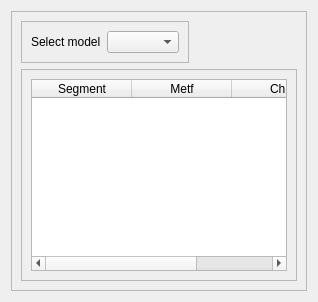
          <widget class="QWidget" name="tab_10">
           <attribute name="title">
            <string>Distribution coefficient of heat production rate</string>
           </attribute>
           <layout class="QGridLayout" name="gridLayout_9">
            <item row="0" column="0">
             <widget class="QFrame" name="frame_2">
              <property name="frameShape">
               <enum>QFrame::StyledPanel</enum>
              </property>
              <property name="frameShadow">
               <enum>QFrame::Raised</enum>
              </property>
              <layout class="QGridLayout" name="gridLayout_11">
               <item row="0" column="0">
                <layout class="QVBoxLayout" name="verticalLayout_8">
                 <item>
                  <widget class="QFrame" name="frame_13">
                   <property name="sizePolicy">
                    <sizepolicy hsizetype="Fixed" vsizetype="Preferred">
                     <horstretch>0</horstretch>
                     <verstretch>0</verstretch>
                    </sizepolicy>
                   </property>
                   <property name="frameShape">
                    <enum>QFrame::StyledPanel</enum>
                   </property>
                   <property name="frameShadow">
                    <enum>QFrame::Raised</enum>
                   </property>
                   <layout class="QHBoxLayout" name="horizontalLayout_13">
                    <item>
                     <widget class="QLabel" name="label_7">
                      <property name="sizePolicy">
                       <sizepolicy hsizetype="Fixed" vsizetype="Preferred">
                        <horstretch>0</horstretch>
                        <verstretch>0</verstretch>
                       </sizepolicy>
                      </property>
                      <property name="text">
                       <string>Select model</string>
                      </property>
                     </widget>
                    </item>
                    <item>
                     <widget class="QComboBox" name="comboBox_heat_production_rate">
                      <property name="sizePolicy">
                       <sizepolicy hsizetype="Preferred" vsizetype="Fixed">
                        <horstretch>0</horstretch>
                        <verstretch>0</verstretch>
                       </sizepolicy>
                      </property>
                      <item>
                       <property name="text">
                        <string/>
                       </property>
                      </item>
                      <item>
                       <property name="text">
                        <string>Custom</string>
                       </property>
                      </item>
                     </widget>
                    </item>
                   </layout>
                  </widget>
                 </item>
                 <item>
                  <widget class="QFrame" name="frame_14">
                   <property name="frameShape">
                    <enum>QFrame::StyledPanel</enum>
                   </property>
                   <property name="frameShadow">
                    <enum>QFrame::Raised</enum>
                   </property>
                   <layout class="QGridLayout" name="gridLayout_10">
                    <item row="0" column="0">
                     <widget class="QTableWidget" name="table_heat_production_rate">
                      <column>
                       <property name="text">
                        <string>Segment</string>
                       </property>
                      </column>
                      <column>
                       <property name="text">
                        <string>Metf</string>
                       </property>
                      </column>
                      <column>
                       <property name="text">
                        <string>Chilf</string>
                       </property>
                      </column>
                     </widget>
                    </item>
                   </layout>
                  </widget>
                 </item>
                </layout>
               </item>
              </layout>
             </widget>
            </item>
           </layout>
          </widget>
